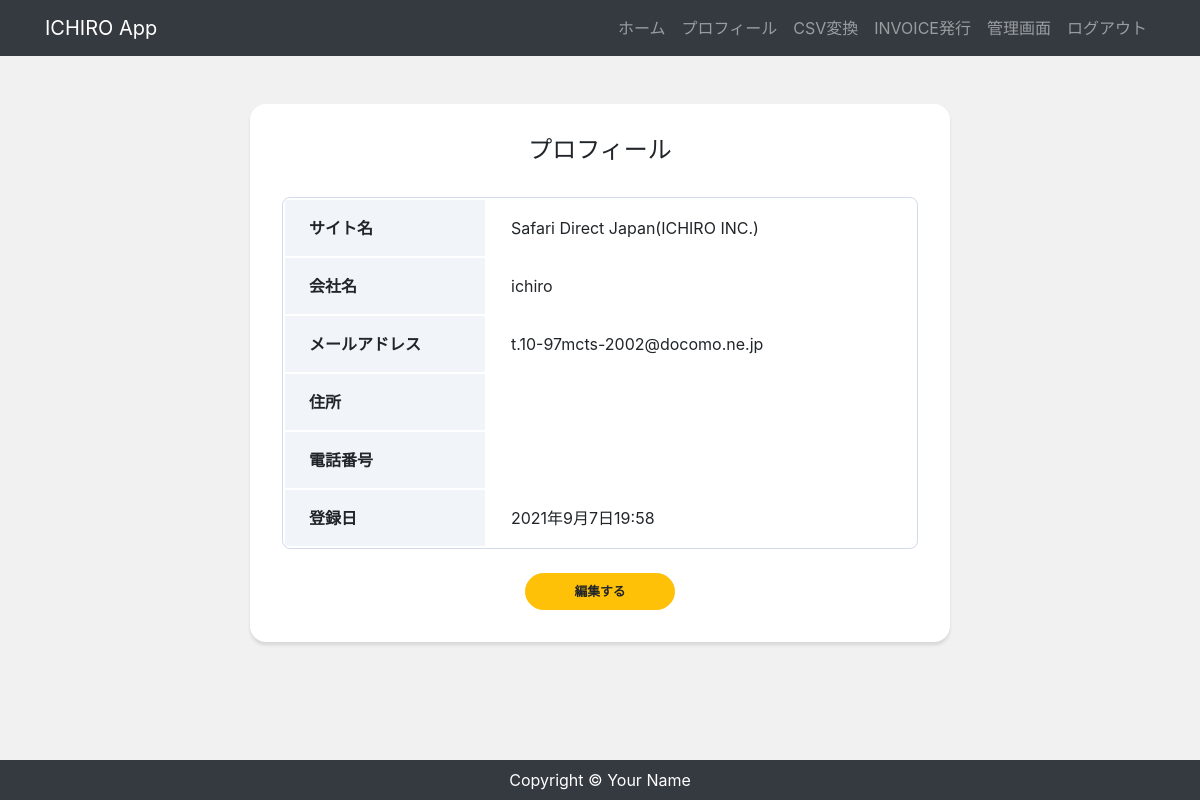
Page /accounts/profile/ (signed in) on the committed database.
### accounts/models.py (models this page shows, shortened)
class CustomUser(AbstractBaseUser, PermissionsMixin):
    email = models.EmailField('メールアドレス', unique=True)
    site_name = models.CharField('サイト名', max_length=150)
    company = models.CharField('会社名', max_length=150)
    address = models.CharField('所在地', max_length=150, blank=True)
    tel = models.CharField('電話番号', max_length=150, blank=True)
    fax = models.CharField('FAX', max_length=150, blank=True)
    created = models.DateTimeField('登録日', default=timezone.now)
    is_staff = models.BooleanField(
        ('staff status'),
        default=False,
        help_text=('Designates whether the user can log into this admin site.'),
    )
    is_active = models.BooleanField(
        ('active'),
        default=True,
        help_text=(
            'Designates whether this user should be treated as active. '
            'Unselect this instead of deleting accounts.'
        ),
    )
    objects = UserManager()
    EMAIL_FIELD = 'email'
    USERNAME_FIELD = 'email'
    REQUIRED_FIELDS = []
    class Meta:
        verbose_name = ('user')
        verbose_name_plural = ('users')

### accounts/views.py (the view)
# urls.py: path('profile/', views.ProfileView.as_view(), name='profile'),
class ProfileView(LoginRequiredMixin, View):
    def get(self, request, *args, **kwargs):
        user_data = CustomUser.objects.get(id=request.user.id)
        return render(request, 'accounts/profile.html', {
            'user_data': user_data,
        })

### accounts/templates/accounts/profile.html
{% extends 'app/base.html' %}
{% block content %}
<div class="card card-profile my-5 mx-auto">
    <div class="card-body">
        <h5 class="card-title text-center">プロフィール</h5>
        <table class="profile_table mb-4">
            <tbody>
                <tr>
                    <th class="header">サイト名</th>
                    <td class="data">{{ user_data.site_name }}</td>
                </tr>
                <tr>
                    <th class="header">会社名</th>
                    <td class="data">{{ user_data.company }}</td>
                </tr>
                <tr>
                    <th class="header">メールアドレス</th>
                    <td class="data">{{ user_data.email }}</td>
                </tr>
                <tr>
                    <th class="header">住所</th>
                    <td class="data">{{ user_data.address }}</td>
                </tr>
                <tr>
                    <th class="header">電話番号</th>
                    <td class="data">{{ user_data.tel }}</td>
                </tr>
                <tr>
                    <th class="header">登録日</th>
                    <td class="data">{{ user_data.created }}</td>
                </tr>
            </tbody>
        </table>
        <div class="button mx-auto">
            <a href="{% url 'profile_edit' %}" class="btn btn-lg btn-warning btn-block">編集する</a>
        </div>
    </div>
</div>
{% endblock %}

### app/static/css/style.css (style rules this page uses)
* { margin: 0; padding: 0; box-sizing: border-box; }
body { background: #f1f1f1; display: flex; flex-flow: column; min-height: 100vh; }
.card-profile { width: 700px; border: 0; border-radius: 1rem; box-shadow: 0 0.2rem 0.2rem 0 rgba(0,0,0,0.1); }
.button { width: 150px; }
.btn { font-size: 80%; border-radius: 5rem; font-weight: bold; }
.profile_table { width: 100%; border: 1px solid #D1DBEB; border-radius: 8px; border-collapse: separate; overflow: hidden; }
.profile_table .header { width: 200px; padding: 16px 24px; text-align: left; background: #F1F5FA; }
.profile_table .data { padding: 16px 24px; }
.card-title { margin-bottom: 2rem; font-size: 1.5rem; }
.card-body { padding: 2rem; }

### rows in the picture
CustomUser: site_name "Safari Direct Japan(ICHIRO INC.)", company "ichiro", email "t.10-97mcts-2002@docomo.ne.jp", created "2021年9月7日19:58"
